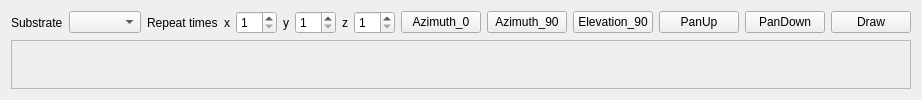
       <widget class="QWidget" name="tab_4">
        <attribute name="title">
         <string>RealSpaceViewer</string>
        </attribute>
        <layout class="QVBoxLayout" name="verticalLayout_6">
         <item>
          <layout class="QHBoxLayout" name="horizontalLayout_13">
           <item>
            <widget class="QLabel" name="label_32">
             <property name="sizePolicy">
              <sizepolicy hsizetype="Fixed" vsizetype="Preferred">
               <horstretch>0</horstretch>
               <verstretch>0</verstretch>
              </sizepolicy>
             </property>
             <property name="text">
              <string>Substrate</string>
             </property>
            </widget>
           </item>
           <item>
            <widget class="QComboBox" name="comboBox_substrate"/>
           </item>
           <item>
            <widget class="QLabel" name="label_31">
             <property name="sizePolicy">
              <sizepolicy hsizetype="Fixed" vsizetype="Preferred">
               <horstretch>0</horstretch>
               <verstretch>0</verstretch>
              </sizepolicy>
             </property>
             <property name="text">
              <string>Repeat times</string>
             </property>
            </widget>
           </item>
           <item>
            <widget class="QLabel" name="label_33">
             <property name="sizePolicy">
              <sizepolicy hsizetype="Fixed" vsizetype="Preferred">
               <horstretch>0</horstretch>
               <verstretch>0</verstretch>
              </sizepolicy>
             </property>
             <property name="text">
              <string>x</string>
             </property>
            </widget>
           </item>
           <item>
            <widget class="QSpinBox" name="spinBox_repeat_x">
             <property name="minimum">
              <number>1</number>
             </property>
            </widget>
           </item>
           <item>
            <widget class="QLabel" name="label_34">
             <property name="sizePolicy">
              <sizepolicy hsizetype="Fixed" vsizetype="Preferred">
               <horstretch>0</horstretch>
               <verstretch>0</verstretch>
              </sizepolicy>
             </property>
             <property name="text">
              <string>y</string>
             </property>
            </widget>
           </item>
           <item>
            <widget class="QSpinBox" name="spinBox_repeat_y">
             <property name="minimum">
              <number>1</number>
             </property>
            </widget>
           </item>
           <item>
            <widget class="QLabel" name="label_35">
             <property name="sizePolicy">
              <sizepolicy hsizetype="Fixed" vsizetype="Preferred">
               <horstretch>0</horstretch>
               <verstretch>0</verstretch>
              </sizepolicy>
             </property>
             <property name="text">
              <string>z</string>
             </property>
            </widget>
           </item>
           <item>
            <widget class="QSpinBox" name="spinBox_repeat_z">
             <property name="minimum">
              <number>1</number>
             </property>
            </widget>
           </item>
           <item>
            <widget class="QPushButton" name="pushButton_azimuth0_2">
             <property name="text">
              <string>Azimuth_0</string>
             </property>
            </widget>
           </item>
           <item>
            <widget class="QPushButton" name="pushButton_azimuth90_2">
             <property name="text">
              <string>Azimuth_90</string>
             </property>
            </widget>
           </item>
           <item>
            <widget class="QPushButton" name="pushButton_elevation90">
             <property name="text">
              <string>Elevation_90</string>
             </property>
            </widget>
           </item>
           <item>
            <widget class="QPushButton" name="pushButton_panup_4">
             <property name="text">
              <string>PanUp</string>
             </property>
            </widget>
           </item>
           <item>
            <widget class="QPushButton" name="pushButton_pandown_4">
             <property name="text">
              <string>PanDown</string>
             </property>
            </widget>
           </item>
           <item>
            <widget class="QPushButton" name="pushButton_draw_real_space">
             <property name="text">
              <string>Draw</string>
             </property>
            </widget>
           </item>
          </layout>
         </item>
         <item>
          <widget class="QFrame" name="frame_3">
           <property name="frameShape">
            <enum>QFrame::StyledPanel</enum>
           </property>
           <property name="frameShadow">
            <enum>QFrame::Raised</enum>
           </property>
           <layout class="QHBoxLayout" name="horizontalLayout_14">
            <item>
             <widget class="GLViewWidget_Real_Space" name="widget_real_space" native="true"/>
            </item>
           </layout>
          </widget>
         </item>
        </layout>
       </widget>
